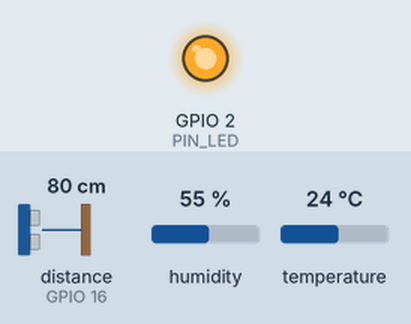
Recording of a sketch running on a simulated ESP32. Shown: output pins drawn as LEDs (lit = HIGH). Wiring (inferred from the names in the program): ultrasonic range finder: trigger GPIO 17; echo GPIO 16. The inputs (shaded band) are chosen by the test bench; at power-on: distance to the obstacle (sensor on GPIO 16) 80 cm, humidity 55 %, temperature 24 °C. The echo pulse lasts 58.3 µs per cm; WiFi joins after 1.5 s; servers stay silent unless stated; uploads are accepted with an empty reply; not simulated (calls return 0 or success): secrets.h; names the files do not define were given values by the test bench: SECRET_SERVER_PORT = 80; pins used as bus, display or sensor lines are not drawn; what the sketch prints to the serial monitor is not drawn.

Above: at 2.1 s.
At 9.6 s:
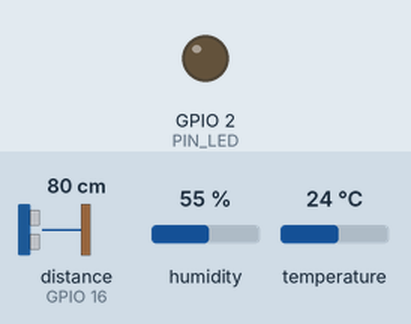
Timing chart, 0 to 21.3 s (numbered marks = the images above):
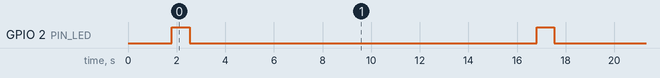

The sketch:

baha_sensor_node.ino
```cpp
/* ============================================================
 *  BahaAI — Flood Sensor Node
 *  ESP32 + JSN-SR04T / AJ-SR04M ultrasonic + DHT22
 *
 *  Posts to  POST /api/sensors/{id}/readings
 *  Sends     water_level (m), temperature (C), humidity (%),
 *            battery_level (%) once REPORT_BATTERY is true
 *
 *  Wi-Fi, server address, sensor ID and device token come from
 *  secrets.h next to this file. It is git-ignored — never commit
 *  or share it.
 *
 *  WIRING
 *    Ultrasonic 5V        -> ESP32 5V (via breadboard + rail)
 *    Ultrasonic RX / Trig -> GPIO 17
 *    Ultrasonic TX / Echo -> 1k -> junction -> GPIO 16
 *                            junction -> 1k -> 1k -> GND
 *    DHT22 +   -> 3V3     DHT22 out -> GPIO 4     DHT22 - -> GND
 *    470 uF capacitor across the + and - rails (stripe to -)
 * ============================================================ */

#include <WiFi.h>
#include <HTTPClient.h>
#include <DHT.h>
#include "secrets.h"

/* ---------- EDIT THIS BLOCK ---------- */

// Vertical distance from the probe face down to the tank bottom, in metres.
// Measure it with a tape measure — do not estimate it.
const float MOUNT_HEIGHT_M = 0.62;

// 15 s while testing. Set back to 5UL * 60UL * 1000UL before the demo:
// 15 s floods the charts with 240 readings an hour.
const unsigned long POST_INTERVAL_MS = 15UL * 1000UL;

const bool REPORT_BATTERY = false;            // true once the battery is wired

/* ------------------------------------- */

#define PIN_TRIG     17
#define PIN_ECHO     16
#define PIN_DHT       4
#define PIN_LED       2
#define PIN_BATTERY  34

DHT dht(PIN_DHT, DHT22);

const int   SAMPLE_COUNT = 5;      // good pings wanted for the median
const int   MAX_PINGS    = 20;     // give up after this many tries
const float SENSOR_MIN_M = 0.25;   // JSN-SR04T blind zone
const float SENSOR_MAX_M = 4.50;
const float BATT_EMPTY_V = 3.00;
const float BATT_FULL_V  = 4.20;

unsigned long lastPost = 0;
bool firstRun = true;

void setup() {
  Serial.begin(115200);
  delay(200);
  pinMode(PIN_TRIG, OUTPUT);
  pinMode(PIN_ECHO, INPUT);
  pinMode(PIN_LED, OUTPUT);
  digitalWrite(PIN_TRIG, LOW);
  dht.begin();
  Serial.println();
  Serial.println("=== BahaAI sensor node ===");
  connectWifi();
}

void connectWifi() {
  if (WiFi.status() == WL_CONNECTED) return;
  WiFi.mode(WIFI_STA);
  // Lower radio power: cuts the connect current spike that tripped the
  // brownout detector on USB power. Raise it if the router is far away.
  WiFi.setTxPower(WIFI_POWER_8_5dBm);
  WiFi.begin(SECRET_WIFI_SSID, SECRET_WIFI_PASSWORD);
  Serial.print("Wi-Fi connecting");
  unsigned long started = millis();
  while (WiFi.status() != WL_CONNECTED && millis() - started < 20000UL) {
    delay(400);
    Serial.print(".");
  }
  Serial.println();
  if (WiFi.status() == WL_CONNECTED) {
    Serial.print("Connected, IP ");
    Serial.println(WiFi.localIP());
  } else {
    Serial.println("Wi-Fi failed — will retry next cycle");
  }
}

/* One ping. Returns metres, or -1 if the echo is missing or out of range. */
float readDistanceOnce(float tempC) {
  digitalWrite(PIN_TRIG, LOW);
  delayMicroseconds(4);
  digitalWrite(PIN_TRIG, HIGH);
  delayMicroseconds(20);            // the waterproof module wants a longer pulse
  digitalWrite(PIN_TRIG, LOW);

  unsigned long duration = pulseIn(PIN_ECHO, HIGH, 30000UL);
  if (duration == 0) return -1.0;

  // Speed of sound varies with air temperature; the DHT22 lets us correct it.
  float speed  = 331.3 + 0.606 * tempC;              // m/s
  float metres = (duration * 1e-6 * speed) / 2.0;    // halve: out and back

  if (metres < SENSOR_MIN_M || metres > SENSOR_MAX_M) return -1.0;
  return metres;
}

/* Median of several pings — rejects the outliers a rippling surface produces.
 * The AJ-SR04M on USB power answers only ~1 ping in 4, but the answers it gives
 * agree to about 1 cm. So keep pinging until SAMPLE_COUNT good ones arrive,
 * up to MAX_PINGS, rather than giving up after a fixed number of tries. */
float readDistanceMedian(float tempC) {
  float samples[SAMPLE_COUNT];
  int valid = 0;
  int tries = 0;

  while (valid < SAMPLE_COUNT && tries < MAX_PINGS) {
    float d = readDistanceOnce(tempC);
    tries++;
    if (d > 0) samples[valid++] = d;
    delay(100);                     // let echoes die away between pings
  }

  if (valid < 3) {                  // not enough good data to trust
    Serial.printf("Only %d of %d pings returned a distance between %.2f and %.2f m\n",
                  valid, tries, SENSOR_MIN_M, SENSOR_MAX_M);
    return -1.0;
  }

  for (int i = 1; i < valid; i++) { // insertion sort
    float key = samples[i];
    int j = i - 1;
    while (j >= 0 && samples[j] > key) { samples[j + 1] = samples[j]; j--; }
    samples[j + 1] = key;
  }
  return samples[valid / 2];
}

float readBatteryPercent() {
  uint32_t total = 0;
  for (int i = 0; i < 8; i++) total += analogReadMilliVolts(PIN_BATTERY);
  float volts = (total / 8.0f) * 2.0f / 1000.0f;   // undo the 1:2 divider
  float pct   = (volts - BATT_EMPTY_V) / (BATT_FULL_V - BATT_EMPTY_V) * 100.0f;
  return constrain(pct, 0.0f, 100.0f);
}

bool postReading(float level, float tempC, float humidity, float battery) {
  String url = "http://" + String(SECRET_SERVER_HOST) + ":" + String(SECRET_SERVER_PORT)
             + "/api/sensors/" + String(SECRET_SENSOR_ID) + "/readings";

  String body = "{\"water_level\":" + String(level, 3);
  if (!isnan(tempC))    body += ",\"temperature\":" + String(tempC, 2);
  if (!isnan(humidity)) body += ",\"humidity\":" + String(humidity, 2);
  if (battery >= 0)     body += ",\"battery_level\":" + String(battery, 1);
  body += "}";

  HTTPClient http;
  http.begin(url);
  http.setTimeout(10000);
  http.addHeader("Content-Type", "application/json");
  http.addHeader("Accept", "application/json");
  http.addHeader("Authorization", String("Bearer ") + SECRET_DEVICE_TOKEN);

  int code = http.POST(body);
  Serial.printf("POST %s -> HTTP %d\n", body.c_str(), code);
  if (code == 401) Serial.println("  Token rejected — re-issue with sensors:token");
  if (code == 404) Serial.println("  No sensor with that ID");
  if (code == 422) Serial.println(http.getString());
  if (code <  0)   Serial.println("  Server unreachable — check IP and firewall");

  http.end();
  return code == 201;
}

void loop() {
  if (!firstRun && millis() - lastPost < POST_INTERVAL_MS) return;
  firstRun = false;
  lastPost = millis();

  digitalWrite(PIN_LED, HIGH);
  connectWifi();

  float tempC    = dht.readTemperature();
  float humidity = dht.readHumidity();
  float forSpeed = isnan(tempC) ? 26.0 : tempC;   // Cebu annual average fallback

  float distance = readDistanceMedian(forSpeed);
  if (distance < 0) {
    Serial.println("No usable echo — skipping this cycle");
    digitalWrite(PIN_LED, LOW);
    return;
  }

  // The sensor measures DOWN; the app wants UP.
  float level = MOUNT_HEIGHT_M - distance;
  if (level < 0) level = 0;

  float battery = REPORT_BATTERY ? readBatteryPercent() : -1.0;

  Serial.printf("distance %.3f m | level %.3f m | %.1f C | %.1f %%\n",
                distance, level, tempC, humidity);

  if (WiFi.status() == WL_CONNECTED) {
    postReading(level, tempC, humidity, battery);
  } else {
    Serial.println("Offline — reading discarded");
  }

  digitalWrite(PIN_LED, LOW);
}
```

Measured:
- by itself, GPIO 2 (PIN_LED): alternates HIGH for 0.73 s and LOW for 14.3 s
